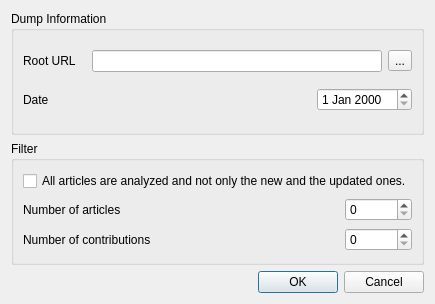
<?xml version="1.0" encoding="UTF-8"?>
<ui version="4.0">
 <class>Config</class>
 <widget class="QWidget" name="Config">
  <property name="geometry">
   <rect>
    <x>0</x>
    <y>0</y>
    <width>422</width>
    <height>304</height>
   </rect>
  </property>
  <property name="windowTitle">
   <string>Form</string>
  </property>
  <layout class="QVBoxLayout" name="verticalLayout_3">
   <item>
    <widget class="QGroupBox" name="groupBox">
     <property name="minimumSize">
      <size>
       <width>350</width>
       <height>0</height>
      </size>
     </property>
     <property name="title">
      <string>Dump Information</string>
     </property>
     <layout class="QVBoxLayout" name="verticalLayout">
      <item>
       <layout class="QHBoxLayout" name="horizontalLayout">
        <item>
         <widget class="QLabel" name="label_2">
          <property name="text">
           <string>Root URL</string>
          </property>
         </widget>
        </item>
        <item>
         <spacer name="horizontalSpacer">
          <property name="orientation">
           <enum>Qt::Horizontal</enum>
          </property>
          <property name="sizeType">
           <enum>QSizePolicy::Fixed</enum>
          </property>
          <property name="sizeHint" stdset="0">
           <size>
            <width>10</width>
            <height>20</height>
           </size>
          </property>
         </spacer>
        </item>
        <item>
         <widget class="QLineEdit" name="Dir"/>
        </item>
        <item>
         <widget class="QToolButton" name="EditDir">
          <property name="text">
           <string>...</string>
          </property>
         </widget>
        </item>
       </layout>
      </item>
      <item>
       <layout class="QHBoxLayout" name="horizontalLayout_2">
        <item>
         <widget class="QLabel" name="label">
          <property name="text">
           <string>Date</string>
          </property>
         </widget>
        </item>
        <item>
         <spacer name="horizontalSpacer_2">
          <property name="orientation">
           <enum>Qt::Horizontal</enum>
          </property>
          <property name="sizeHint" stdset="0">
           <size>
            <width>40</width>
            <height>20</height>
           </size>
          </property>
         </spacer>
        </item>
        <item>
         <widget class="QDateEdit" name="Dump">
          <property name="toolTip">
           <string>&lt;html&gt;&lt;head/&gt;&lt;body&gt;&lt;p&gt;Date of the dump. It is used to build the name of the files that will be treated.&lt;/p&gt;&lt;/body&gt;&lt;/html&gt;</string>
          </property>
          <property name="whatsThis">
           <string>Date of the dump.</string>
          </property>
         </widget>
        </item>
       </layout>
      </item>
     </layout>
    </widget>
   </item>
   <item>
    <widget class="QGroupBox" name="groupBox_2">
     <property name="title">
      <string>Filter</string>
     </property>
     <layout class="QVBoxLayout" name="verticalLayout_2">
      <item>
       <widget class="QCheckBox" name="ForceAnalyze">
        <property name="text">
         <string>All articles are analyzed and not only the new and the updated ones.</string>
        </property>
       </widget>
      </item>
      <item>
       <layout class="QHBoxLayout" name="horizontalLayout_3">
        <item>
         <widget class="QLabel" name="label_3">
          <property name="text">
           <string>Number of articles</string>
          </property>
         </widget>
        </item>
        <item>
         <spacer name="horizontalSpacer_3">
          <property name="orientation">
           <enum>Qt::Horizontal</enum>
          </property>
          <property name="sizeHint" stdset="0">
           <size>
            <width>40</width>
            <height>20</height>
           </size>
          </property>
         </spacer>
        </item>
        <item>
         <widget class="QSpinBox" name="NbArticles">
          <property name="maximum">
           <number>100000</number>
          </property>
         </widget>
        </item>
       </layout>
      </item>
      <item>
       <layout class="QHBoxLayout" name="horizontalLayout_4">
        <item>
         <widget class="QLabel" name="label_4">
          <property name="text">
           <string>Number of contributions</string>
          </property>
         </widget>
        </item>
        <item>
         <spacer name="horizontalSpacer_4">
          <property name="orientation">
           <enum>Qt::Horizontal</enum>
          </property>
          <property name="sizeHint" stdset="0">
           <size>
            <width>40</width>
            <height>20</height>
           </size>
          </property>
         </spacer>
        </item>
        <item>
         <widget class="QSpinBox" name="NbContributions">
          <property name="maximum">
           <number>100000</number>
          </property>
         </widget>
        </item>
       </layout>
      </item>
     </layout>
    </widget>
   </item>
   <item>
    <widget class="QDialogButtonBox" name="buttonBox">
     <property name="standardButtons">
      <set>QDialogButtonBox::Cancel|QDialogButtonBox::Ok</set>
     </property>
    </widget>
   </item>
  </layout>
 </widget>
 <resources/>
 <connections/>
</ui>
